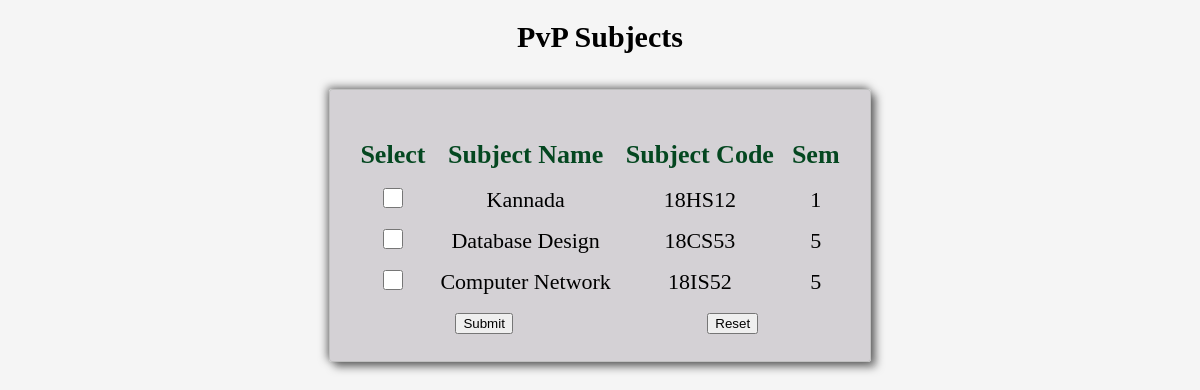
/user/fast_reg.php, run on the app's committed database.
### tables this page shows
CREATE TABLE `add_fst` (
  `id` int(255) NOT NULL,
  `sub_name` varchar(255) NOT NULL,
  `sub_code` varchar(255) NOT NULL,
  `credits` int(255) NOT NULL,
  `sem` int(255) NOT NULL
);

### user/fast_reg.php (the view, shortened to what this page needs)
<?php
require_once('../connection.php');
$q = mysqli_query($con, "SELECT * FROM add_fst");
$rr = mysqli_num_rows($q);
if (!$rr) {
  echo "<h2 style='color:red;color:#ff0000;font-family:Acme;'>No Subjects Listed/Added Yet.</h2>";
} else {
?>
<!DOCTYPE html>
<html lang="en">
<head>
</head>
<body>
  <h1 class="myh1">PvP Subjects</h1>
  <div class="forms">
    <form class="myform" method="POST">
      <table width="100%">
        <tr>
          <th> Select</th>
          <th> Subject name</th>
          <th> Subject Code</th>
          <th> Sem </th>
        </tr>
        <?php
        while ($row = mysqli_fetch_array($q)) {
          echo "<tr style='color:black;font-size:18px;'>";
          echo "<td> <input type='checkbox' name = 'sub[]' class='geekmark' value = '$row[sub_name]' /></td>";
          echo "<td align = 'center'>" . $row['sub_name'] . "</td>";
          echo "<td align = 'center'>" . $row['sub_code'] . "</td>";
          echo "<td align = 'center'>" . $row['sem'] . "</td>"; ?>
      <?php }
      }
      ?>
      <tr>
        <td colspan="2"> <input class="btn login_btn" type="submit" name="register" value="Submit" /> </td>
        <td colspan="2"> <input class="btn reset_btn" onClick="window.location.href=window.location.href" type="reset" value="Reset"></td>
      </tr>
      </table>
    </form>
  </div>
</body>
</html>

### user/fast_reg.php (style rules this page uses)
.forms { width: fit-content; height: fit-content; margin-left: auto; margin-right: auto; display: block; box-shadow: -2px -2px 9px rgba(0, 0, 0, 0.5), 5px 5px 9px rgba(0, 0, 0, 0.5); padding: 0; border: 1px solid silver; border-radius: 3px; background-color: rgb(82, 66, 85, 0.2); justify-content: flex-start; }
.myform { padding: 20px; border-radius: 8px; }
table th { text-align: center; padding: 8px; color: rgb(4, 71, 32); font-family: 'Bitter'; text-transform: capitalize; text-shadow: rgb(240, 240, 12); font-size: 26px; }
table td { text-align: center; padding: 5px; font-size: 22px; color: black; font-family: 'Bitter'; }
.myh1 { text-align: center; font-size: 30px; text-decoration: none; padding-bottom: 15px; text-shadow: rgba(0, 0, 0, 0.1); font-family: 'PT Serif'; font-weight: bold; }
.geekmark { height: 20px; width: 20px; background-color: green; }
body { background-color: whitesmoke; }

### data on the page
add_fst: sub_name "Kannada", sub_code "18HS12", sem "1"
add_fst: sub_name "Database Design", sub_code "18CS53", sem "5"
add_fst: sub_name "Computer Network", sub_code "18IS52", sem "5"
